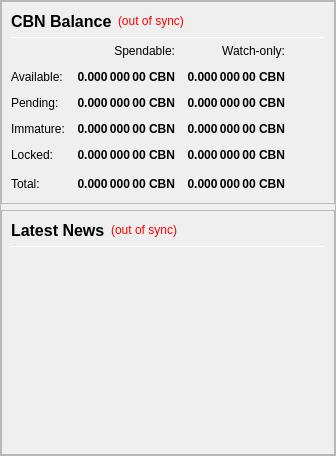
                <widget class="QFrame" name="frameObfuscation">
                 <property name="minimumSize">
                  <size>
                   <width>0</width>
                   <height>0</height>
                  </size>
                 </property>
                 <property name="frameShape">
                  <enum>QFrame::StyledPanel</enum>
                 </property>
                 <property name="frameShadow">
                  <enum>QFrame::Raised</enum>
                 </property>
                 <layout class="QVBoxLayout" name="verticalLayout" stretch="0,0">
                  <property name="leftMargin">
                   <number>0</number>
                  </property>
                  <property name="topMargin">
                   <number>0</number>
                  </property>
                  <property name="rightMargin">
                   <number>0</number>
                  </property>
                  <property name="bottomMargin">
                   <number>0</number>
                  </property>
                  <item>
                   <widget class="QFrame" name="frame_Balances">
                    <property name="frameShape">
                     <enum>QFrame::StyledPanel</enum>
                    </property>
                    <property name="frameShadow">
                     <enum>QFrame::Raised</enum>
                    </property>
                    <layout class="QVBoxLayout" name="verticalLayout_2">
                     <item>
                      <layout class="QHBoxLayout" name="horizontalLayout_4">
                       <item>
                        <widget class="QLabel" name="label_5">
                         <property name="minimumSize">
                          <size>
                           <width>0</width>
                           <height>20</height>
                          </size>
                         </property>
                         <property name="font">
                          <font>
                           <pointsize>12</pointsize>
                           <weight>75</weight>
                           <bold>true</bold>
                          </font>
                         </property>
                         <property name="text">
                          <string>CBN Balance</string>
                         </property>
                        </widget>
                       </item>
                       <item>
                        <widget class="QLabel" name="labelWalletStatus">
                         <property name="cursor">
                          <cursorShape>WhatsThisCursor</cursorShape>
                         </property>
                         <property name="toolTip">
                          <string>The displayed information may be out of date. Your wallet automatically synchronizes with the KYD network after a connection is established, but this process has not completed yet.</string>
                         </property>
                         <property name="styleSheet">
                          <string notr="true">QLabel { color: red; }</string>
                         </property>
                         <property name="text">
                          <string notr="true">(out of sync)</string>
                         </property>
                         <property name="alignment">
                          <set>Qt::AlignLeading|Qt::AlignLeft|Qt::AlignVCenter</set>
                         </property>
                        </widget>
                       </item>
                       <item>
                        <spacer name="horizontalSpacer_Balance_1">
                         <property name="orientation">
                          <enum>Qt::Horizontal</enum>
                         </property>
                         <property name="sizeHint" stdset="0">
                          <size>
                           <width>40</width>
                           <height>20</height>
                          </size>
                         </property>
                        </spacer>
                       </item>
                      </layout>
                     </item>
                     <item>
                      <widget class="Line" name="line_Balance">
                       <property name="minimumSize">
                        <size>
                         <width>0</width>
                         <height>1</height>
                        </size>
                       </property>
                       <property name="maximumSize">
                        <size>
                         <width>16777215</width>
                         <height>1</height>
                        </size>
                       </property>
                       <property name="orientation">
                        <enum>Qt::Horizontal</enum>
                       </property>
                      </widget>
                     </item>
                     <item>
                      <layout class="QGridLayout" name="gridLayout">
                       <property name="spacing">
                        <number>12</number>
                       </property>
                       <item row="0" column="1">
                        <widget class="QLabel" name="labelSpendable">
                         <property name="text">
                          <string>Spendable:</string>
                         </property>
                         <property name="alignment">
                          <set>Qt::AlignRight|Qt::AlignTrailing|Qt::AlignVCenter</set>
                         </property>
                        </widget>
                       </item>
                       <item row="0" column="2">
                        <widget class="QLabel" name="labelWatchonly">
                         <property name="text">
                          <string>Watch-only:</string>
                         </property>
                         <property name="alignment">
                          <set>Qt::AlignRight|Qt::AlignTrailing|Qt::AlignVCenter</set>
                         </property>
                        </widget>
                       </item>
                       <item row="1" column="0">
                        <widget class="QLabel" name="labelBalanceText">
                         <property name="text">
                          <string>Available:</string>
                         </property>
                        </widget>
                       </item>
                       <item row="1" column="1">
                        <widget class="QLabel" name="labelBalance">
                         <property name="font">
                          <font>
                           <weight>75</weight>
                           <bold>true</bold>
                          </font>
                         </property>
                         <property name="cursor">
                          <cursorShape>IBeamCursor</cursorShape>
                         </property>
                         <property name="toolTip">
                          <string>Your current spendable balance</string>
                         </property>
                         <property name="text">
                          <string notr="true">0.000 000 00 CBN</string>
                         </property>
                         <property name="alignment">
                          <set>Qt::AlignRight|Qt::AlignTrailing|Qt::AlignVCenter</set>
                         </property>
                         <property name="textInteractionFlags">
                          <set>Qt::LinksAccessibleByMouse|Qt::TextSelectableByKeyboard|Qt::TextSelectableByMouse</set>
                         </property>
                        </widget>
                       </item>
                       <item row="1" column="2">
                        <widget class="QLabel" name="labelWatchAvailable">
                         <property name="font">
                          <font>
                           <weight>75</weight>
                           <bold>true</bold>
                          </font>
                         </property>
                         <property name="cursor">
                          <cursorShape>IBeamCursor</cursorShape>
                         </property>
                         <property name="toolTip">
                          <string>Your current balance in watch-only addresses</string>
                         </property>
                         <property name="text">
                          <string notr="true">0.000 000 00 CBN</string>
                         </property>
                         <property name="alignment">
                          <set>Qt::AlignRight|Qt::AlignTrailing|Qt::AlignVCenter</set>
                         </property>
                         <property name="textInteractionFlags">
                          <set>Qt::LinksAccessibleByMouse|Qt::TextSelectableByKeyboard|Qt::TextSelectableByMouse</set>
                         </property>
                        </widget>
                       </item>
                       <item row="2" column="0">
                        <widget class="QLabel" name="labelPendingText">
                         <property name="text">
                          <string>Pending:</string>
                         </property>
                        </widget>
                       </item>
                       <item row="2" column="1">
                        <widget class="QLabel" name="labelUnconfirmed">
                         <property name="font">
                          <font>
                           <weight>75</weight>
                           <bold>true</bold>
                          </font>
                         </property>
                         <property name="cursor">
                          <cursorShape>IBeamCursor</cursorShape>
                         </property>
                         <property name="toolTip">
                          <string>Total of transactions that have yet to be confirmed, and do not yet count toward the spendable balance</string>
                         </property>
                         <property name="text">
                          <string notr="true">0.000 000 00 CBN</string>
                         </property>
                         <property name="alignment">
                          <set>Qt::AlignRight|Qt::AlignTrailing|Qt::AlignVCenter</set>
                         </property>
                         <property name="textInteractionFlags">
                          <set>Qt::LinksAccessibleByMouse|Qt::TextSelectableByKeyboard|Qt::TextSelectableByMouse</set>
                         </property>
                        </widget>
                       </item>
                       <item row="2" column="2">
                        <widget class="QLabel" name="labelWatchPending">
                         <property name="font">
                          <font>
                           <weight>75</weight>
                           <bold>true</bold>
                          </font>
                         </property>
                         <property name="cursor">
                          <cursorShape>IBeamCursor</cursorShape>
                         </property>
                         <property name="toolTip">
                          <string>Unconfirmed transactions to watch-only addresses</string>
                         </property>
                         <property name="text">
                          <string notr="true">0.000 000 00 CBN</string>
                         </property>
                         <property name="alignment">
                          <set>Qt::AlignRight|Qt::AlignTrailing|Qt::AlignVCenter</set>
                         </property>
                         <property name="textInteractionFlags">
                          <set>Qt::LinksAccessibleByMouse|Qt::TextSelectableByKeyboard|Qt::TextSelectableByMouse</set>
                         </property>
                        </widget>
                       </item>
                       <item row="3" column="0">
                        <widget class="QLabel" name="labelImmatureText">
                         <property name="text">
                          <string>Immature:</string>
                         </property>
                        </widget>
                       </item>
                       <item row="3" column="1">
                        <widget class="QLabel" name="labelImmature">
                         <property name="font">
                          <font>
                           <weight>75</weight>
                           <bold>true</bold>
                          </font>
                         </property>
                         <property name="cursor">
                          <cursorShape>IBeamCursor</cursorShape>
                         </property>
                         <property name="toolTip">
                          <string>Staked or masternode rewards that has not yet matured</string>
                         </property>
                         <property name="text">
                          <string notr="true">0.000 000 00 CBN</string>
                         </property>
                         <property name="alignment">
                          <set>Qt::AlignRight|Qt::AlignTrailing|Qt::AlignVCenter</set>
                         </property>
                         <property name="textInteractionFlags">
                          <set>Qt::LinksAccessibleByMouse|Qt::TextSelectableByKeyboard|Qt::TextSelectableByMouse</set>
                         </property>
                        </widget>
                       </item>
                       <item row="3" column="2">
                        <widget class="QLabel" name="labelWatchImmature">
                         <property name="font">
                          <font>
                           <weight>75</weight>
                           <bold>true</bold>
                          </font>
                         </property>
                         <property name="cursor">
                          <cursorShape>IBeamCursor</cursorShape>
                         </property>
                         <property name="toolTip">
                          <string>Staked or masternode rewards in watch-only addresses that has not yet matured</string>
                         </property>
                         <property name="text">
                          <string notr="true">0.000 000 00 CBN</string>
                         </property>
                         <property name="alignment">
                          <set>Qt::AlignRight|Qt::AlignTrailing|Qt::AlignVCenter</set>
                         </property>
                         <property name="textInteractionFlags">
                          <set>Qt::LinksAccessibleByMouse|Qt::TextSelectableByKeyboard|Qt::TextSelectableByMouse</set>
                         </property>
                        </widget>
                       </item>
                       <item row="4" column="0">
                        <widget class="QLabel" name="labelLockedBalanceText">
                         <property name="toolTip">
                          <string>Locked CBN or Masternode collaterals.</string>
                         </property>
                         <property name="text">
                          <string>Locked:</string>
                         </property>
                        </widget>
                       </item>
                       <item row="4" column="1">
                        <widget class="QLabel" name="labelLockedBalance">
                         <property name="font">
                          <font>
                           <weight>75</weight>
                           <bold>true</bold>
                          </font>
                         </property>
                         <property name="cursor">
                          <cursorShape>IBeamCursor</cursorShape>
                         </property>
                         <property name="toolTip">
                          <string>Locked CBN or Masternode collaterals</string>
                         </property>
                         <property name="text">
                          <string notr="true">0.000 000 00 CBN</string>
                         </property>
                         <property name="alignment">
                          <set>Qt::AlignRight|Qt::AlignTrailing|Qt::AlignVCenter</set>
                         </property>
                         <property name="textInteractionFlags">
                          <set>Qt::LinksAccessibleByMouse|Qt::TextSelectableByKeyboard|Qt::TextSelectableByMouse</set>
                         </property>
                        </widget>
                       </item>
                       <item row="4" column="2">
                        <widget class="QLabel" name="labelWatchLocked">
                         <property name="font">
                          <font>
                           <weight>75</weight>
                           <bold>true</bold>
                          </font>
                         </property>
                         <property name="cursor">
                          <cursorShape>IBeamCursor</cursorShape>
                         </property>
                         <property name="toolTip">
                          <string>Current locked balance in watch-only addresses</string>
                         </property>
                         <property name="text">
                          <string notr="true">0.000 000 00 CBN</string>
                         </property>
                         <property name="alignment">
                          <set>Qt::AlignRight|Qt::AlignTrailing|Qt::AlignVCenter</set>
                         </property>
                         <property name="textInteractionFlags">
                          <set>Qt::LinksAccessibleByMouse|Qt::TextSelectableByKeyboard|Qt::TextSelectableByMouse</set>
                         </property>
                        </widget>
                       </item>
                       <item row="5" column="0">
                        <widget class="QLabel" name="labelTotalText">
                         <property name="toolTip">
                          <string>Your current CBN balance, unconfirmed and immature transactions included</string>
                         </property>
                         <property name="text">
                          <string>Total:</string>
                         </property>
                        </widget>
                       </item>
                       <item row="5" column="1">
                        <widget class="QLabel" name="labelTotal">
                         <property name="font">
                          <font>
                           <weight>75</weight>
                           <bold>true</bold>
                          </font>
                         </property>
                         <property name="cursor">
                          <cursorShape>IBeamCursor</cursorShape>
                         </property>
                         <property name="toolTip">
                          <string>Your current CBN balance, unconfirmed and immature transactions included</string>
                         </property>
                         <property name="text">
                          <string notr="true">0.000 000 00 CBN</string>
                         </property>
                         <property name="alignment">
                          <set>Qt::AlignRight|Qt::AlignTrailing|Qt::AlignVCenter</set>
                         </property>
                         <property name="textInteractionFlags">
                          <set>Qt::LinksAccessibleByMouse|Qt::TextSelectableByKeyboard|Qt::TextSelectableByMouse</set>
                         </property>
                        </widget>
                       </item>
                       <item row="5" column="2">
                        <widget class="QLabel" name="labelWatchTotal">
                         <property name="font">
                          <font>
                           <weight>75</weight>
                           <bold>true</bold>
                          </font>
                         </property>
                         <property name="cursor">
                          <cursorShape>IBeamCursor</cursorShape>
                         </property>
                         <property name="toolTip">
                          <string>Current total balance in watch-only addresses</string>
                         </property>
                         <property name="text">
                          <string notr="true">0.000 000 00 CBN</string>
                         </property>
                         <property name="alignment">
                          <set>Qt::AlignRight|Qt::AlignTrailing|Qt::AlignVCenter</set>
                         </property>
                         <property name="textInteractionFlags">
                          <set>Qt::LinksAccessibleByMouse|Qt::TextSelectableByKeyboard|Qt::TextSelectableByMouse</set>
                         </property>
                        </widget>
                       </item>
                       <item row="5" column="3">
                        <spacer name="horizontalSpacer_Balance_2">
                         <property name="orientation">
                          <enum>Qt::Horizontal</enum>
                         </property>
                         <property name="sizeHint" stdset="0">
                          <size>
                           <width>40</width>
                           <height>20</height>
                          </size>
                         </property>
                        </spacer>
                       </item>
                      </layout>
                     </item>
                    </layout>
                   </widget>
                  </item>
                  <item>
                   <widget class="QFrame" name="frame_News">
                    <property name="minimumSize">
                     <size>
                      <width>0</width>
                      <height>0</height>
                     </size>
                    </property>
                    <property name="frameShape">
                     <enum>QFrame::StyledPanel</enum>
                    </property>
                    <property name="frameShadow">
                     <enum>QFrame::Raised</enum>
                    </property>
                    <layout class="QVBoxLayout" name="verticalLayout_3" stretch="0,0,0">
                     <item>
                      <layout class="QHBoxLayout" name="horizontalLayout_News">
                       <item>
                        <widget class="QLabel" name="labelNews">
                         <property name="minimumSize">
                          <size>
                           <width>0</width>
                           <height>20</height>
                          </size>
                         </property>
                         <property name="font">
                          <font>
                           <pointsize>12</pointsize>
                           <weight>75</weight>
                           <bold>true</bold>
                          </font>
                         </property>
                         <property name="text">
                          <string>Latest News</string>
                         </property>
                        </widget>
                       </item>
                       <item>
                        <widget class="QLabel" name="labelNewsStatus">
                         <property name="cursor">
                          <cursorShape>WhatsThisCursor</cursorShape>
                         </property>
                         <property name="toolTip">
                          <string>The displayed information may be out of date. Your wallet automatically synchronizes with the CBN network after a connection is established, but this process has not completed yet.</string>
                         </property>
                         <property name="styleSheet">
                          <string notr="true">QLabel { color: red; }</string>
                         </property>
                         <property name="text">
                          <string notr="true">(out of sync)</string>
                         </property>
                         <property name="alignment">
                          <set>Qt::AlignRight|Qt::AlignTrailing|Qt::AlignVCenter</set>
                         </property>
                        </widget>
                       </item>
                       <item>
                        <spacer name="horizontalSpacer_Balance_3">
                         <property name="orientation">
                          <enum>Qt::Horizontal</enum>
                         </property>
                         <property name="sizeHint" stdset="0">
                          <size>
                           <width>40</width>
                           <height>20</height>
                          </size>
                         </property>
                        </spacer>
                       </item>
                      </layout>
                     </item>
                     <item>
                      <widget class="Line" name="line_News">
                       <property name="minimumSize">
                        <size>
                         <width>0</width>
                         <height>1</height>
                        </size>
                       </property>
                       <property name="maximumSize">
                        <size>
                         <width>16777215</width>
                         <height>1</height>
                        </size>
                       </property>
                       <property name="orientation">
                        <enum>Qt::Horizontal</enum>
                       </property>
                      </widget>
                     </item>
                     <item>
                      <widget class="QListWidget" name="listNews">
                       <property name="sizePolicy">
                        <sizepolicy hsizetype="Expanding" vsizetype="Expanding">
                         <horstretch>0</horstretch>
                         <verstretch>0</verstretch>
                        </sizepolicy>
                       </property>
                       <property name="minimumSize">
                        <size>
                         <width>0</width>
                         <height>0</height>
                        </size>
                       </property>
                       <property name="sizeIncrement">
                        <size>
                         <width>0</width>
                         <height>0</height>
                        </size>
                       </property>
                       <property name="styleSheet">
                        <string notr="true">QListView { background: transparent; }</string>
                       </property>
                       <property name="frameShape">
                        <enum>QFrame::NoFrame</enum>
                       </property>
                       <property name="verticalScrollBarPolicy">
                        <enum>Qt::ScrollBarAsNeeded</enum>
                       </property>
                       <property name="horizontalScrollBarPolicy">
                        <enum>Qt::ScrollBarAsNeeded</enum>
                       </property>
                       <property name="selectionMode">
                        <enum>QAbstractItemView::NoSelection</enum>
                       </property>
                       <property name="selectionBehavior">
                        <enum>QAbstractItemView::SelectRows</enum>
                       </property>
                       <property name="verticalScrollMode">
                        <enum>QAbstractItemView::ScrollPerItem</enum>
                       </property>
                      </widget>
                     </item>
                    </layout>
                   </widget>
                  </item>
                 </layout>
                </widget>
